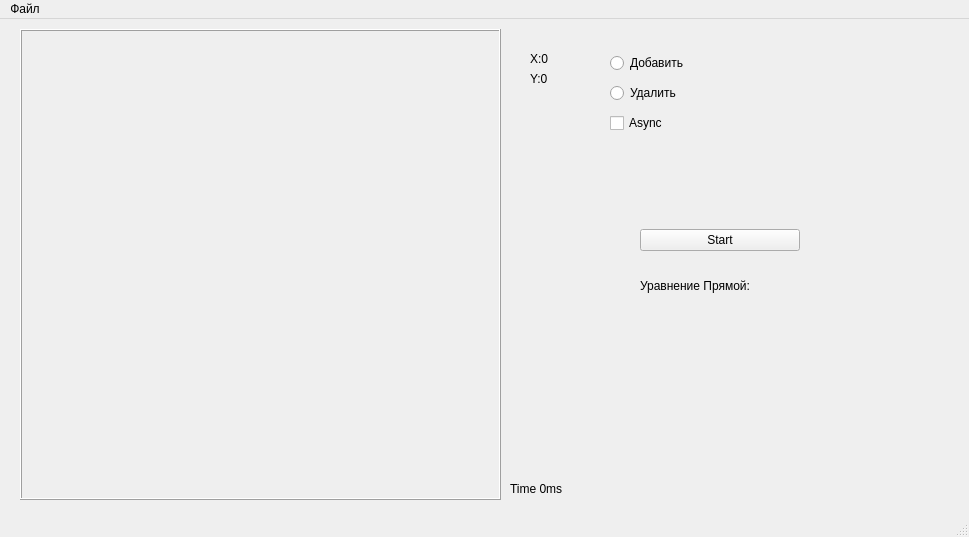
<?xml version="1.0" encoding="UTF-8"?>
<ui version="4.0">
 <class>MainWindow</class>
 <widget class="QMainWindow" name="MainWindow">
  <property name="geometry">
   <rect>
    <x>0</x>
    <y>0</y>
    <width>969</width>
    <height>537</height>
   </rect>
  </property>
  <property name="windowTitle">
   <string>MainWindow</string>
  </property>
  <widget class="QWidget" name="centralwidget">
   <widget class="QLabel" name="labelX">
    <property name="geometry">
     <rect>
      <x>530</x>
      <y>30</y>
      <width>63</width>
      <height>20</height>
     </rect>
    </property>
    <property name="text">
     <string>X:0</string>
    </property>
   </widget>
   <widget class="QLabel" name="labelY">
    <property name="geometry">
     <rect>
      <x>530</x>
      <y>50</y>
      <width>63</width>
      <height>20</height>
     </rect>
    </property>
    <property name="text">
     <string>Y:0</string>
    </property>
   </widget>
   <widget class="QFrame" name="frame">
    <property name="geometry">
     <rect>
      <x>20</x>
      <y>10</y>
      <width>481</width>
      <height>471</height>
     </rect>
    </property>
    <property name="frameShape">
     <enum>QFrame::Box</enum>
    </property>
    <property name="frameShadow">
     <enum>QFrame::Raised</enum>
    </property>
   </widget>
   <widget class="QWidget" name="verticalLayoutWidget">
    <property name="geometry">
     <rect>
      <x>610</x>
      <y>30</y>
      <width>221</width>
      <height>88</height>
     </rect>
    </property>
    <layout class="QVBoxLayout" name="verticalLayout">
     <item>
      <widget class="QRadioButton" name="radioButton">
       <property name="text">
        <string>Добавить</string>
       </property>
      </widget>
     </item>
     <item>
      <widget class="QRadioButton" name="radioButton_2">
       <property name="text">
        <string>Удалить</string>
       </property>
      </widget>
     </item>
     <item>
      <widget class="QCheckBox" name="checkAsync">
       <property name="text">
        <string>Async</string>
       </property>
      </widget>
     </item>
    </layout>
   </widget>
   <widget class="QLabel" name="label">
    <property name="geometry">
     <rect>
      <x>510</x>
      <y>460</y>
      <width>151</width>
      <height>20</height>
     </rect>
    </property>
    <property name="text">
     <string>Time 0ms</string>
    </property>
   </widget>
   <widget class="QWidget" name="verticalLayoutWidget_2">
    <property name="geometry">
     <rect>
      <x>640</x>
      <y>210</y>
      <width>160</width>
      <height>85</height>
     </rect>
    </property>
    <layout class="QVBoxLayout" name="verticalLayout_2">
     <item>
      <widget class="QPushButton" name="StartButton">
       <property name="text">
        <string>Start</string>
       </property>
      </widget>
     </item>
     <item>
      <widget class="QLabel" name="labelLine">
       <property name="text">
        <string>Уравнение Прямой:</string>
       </property>
      </widget>
     </item>
    </layout>
   </widget>
   <widget class="QLabel" name="Linefunc">
    <property name="geometry">
     <rect>
      <x>510</x>
      <y>300</y>
      <width>431</width>
      <height>61</height>
     </rect>
    </property>
    <property name="font">
     <font>
      <pointsize>8</pointsize>
     </font>
    </property>
    <property name="text">
     <string/>
    </property>
   </widget>
  </widget>
  <widget class="QMenuBar" name="menubar">
   <property name="geometry">
    <rect>
     <x>0</x>
     <y>0</y>
     <width>969</width>
     <height>26</height>
    </rect>
   </property>
   <widget class="QMenu" name="menu">
    <property name="title">
     <string>Файл</string>
    </property>
    <addaction name="actionNew"/>
    <addaction name="actionOpen"/>
    <addaction name="actionSave"/>
    <addaction name="actionSend"/>
    <addaction name="actionClose"/>
   </widget>
   <addaction name="menu"/>
  </widget>
  <widget class="QStatusBar" name="statusbar"/>
  <action name="actionNew">
   <property name="text">
    <string>Новый</string>
   </property>
  </action>
  <action name="actionOpen">
   <property name="text">
    <string>Открыть</string>
   </property>
  </action>
  <action name="actionSave">
   <property name="text">
    <string>Сохранить</string>
   </property>
  </action>
  <action name="actionSend">
   <property name="text">
    <string>Отправить</string>
   </property>
  </action>
  <action name="actionClose">
   <property name="text">
    <string>Закрыть</string>
   </property>
  </action>
 </widget>
 <resources/>
 <connections/>
</ui>
